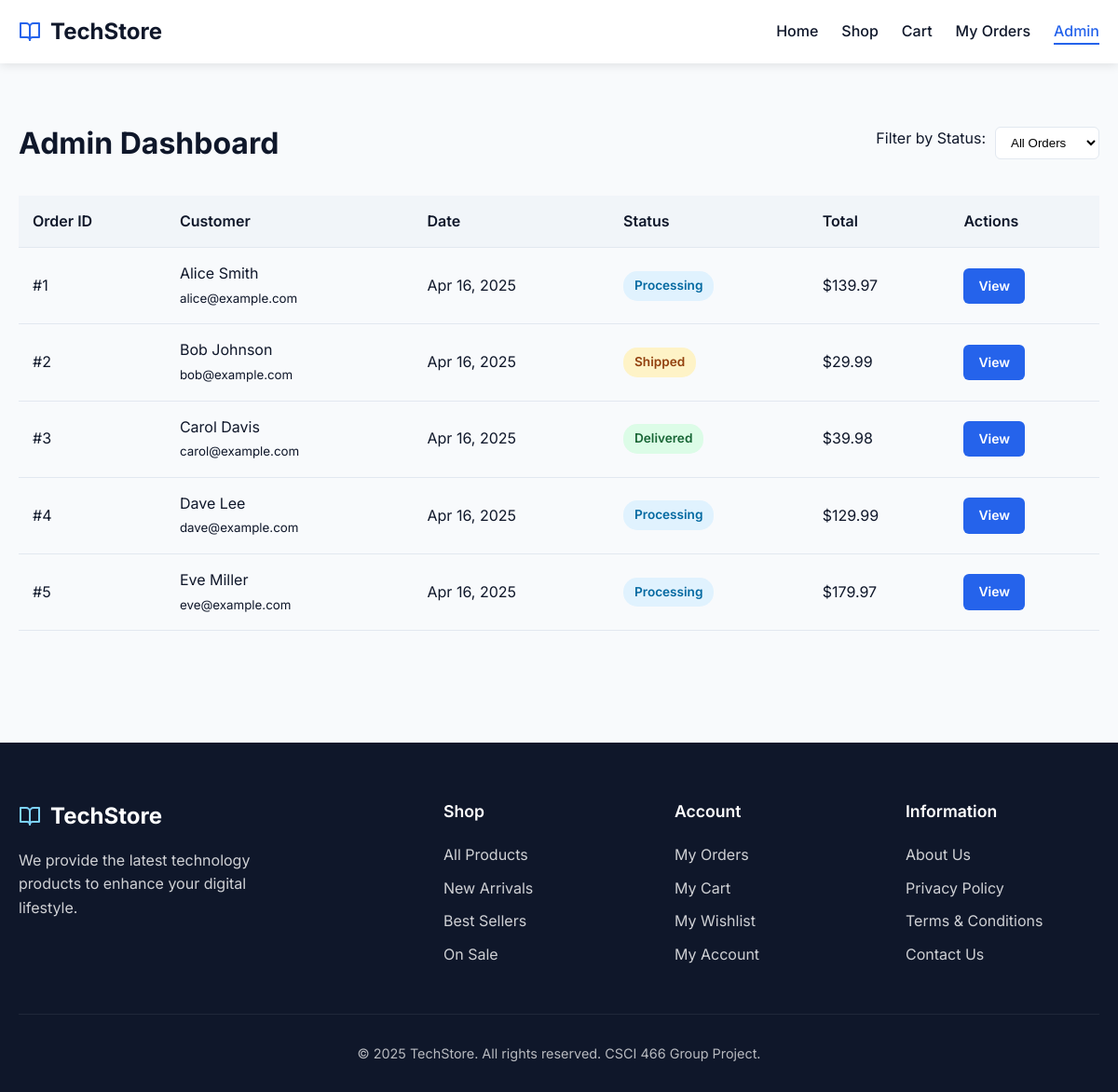
The app's page /website/admin_orders.php with its own data.
### tables this page shows
CREATE TABLE `Order` (
    order_id INT AUTO_INCREMENT PRIMARY KEY,
    customer_id INT NOT NULL,
    order_date DATETIME DEFAULT CURRENT_TIMESTAMP,
    status ENUM('Processing', 'Shipped', 'Delivered') DEFAULT 'Processing',
    total_amount DECIMAL(10,2) NOT NULL,
    FOREIGN KEY (customer_id) REFERENCES Customer(customer_id)
);

CREATE TABLE Customer (
    customer_id INT AUTO_INCREMENT PRIMARY KEY,
    first_name VARCHAR(50) NOT NULL,
    last_name VARCHAR(50) NOT NULL,
    email VARCHAR(100) UNIQUE NOT NULL,
    phone_number VARCHAR(20)
);

### website/admin_orders.php (the view, shortened to what this page needs)
<?php
require 'db_config.php';
$query = "
    SELECT o.order_id, o.order_date, o.status, o.total_amount,
           c.first_name, c.last_name, c.email
      FROM `Order` o
      JOIN Customer c ON o.customer_id = c.customer_id
";
$params = [];
$query .= " ORDER BY o.order_date DESC";
$stmt = $pdo->prepare($query);
$stmt->execute($params);
$orders = $stmt->fetchAll();
?>
<!DOCTYPE html>
<html lang="en">
<head>
  <link rel="stylesheet" href="style.css">
  <link rel="stylesheet" href="https://cdnjs.cloudflare.com/ajax/libs/font-awesome/6.4.0/css/all.min.css">
</head>
<body>
  <header>
    <div class="container">
      <div class="header-content">
        <a href="index.php" class="logo">
          <svg xmlns="http://www.w3.org/2000/svg" width="24" height="24" viewBox="0 0 24 24" fill="none" stroke="currentColor" stroke-width="2" stroke-linecap="round" stroke-linejoin="round">
            <path d="M2 3h6a4 4 0 0 1 4 4v14a3 3 0 0 0-3-3H2z"></path>
            <path d="M22 3h-6a4 4 0 0 0-4 4v14a3 3 0 0 1 3-3h7z"></path>
          </svg>
          TechStore
        </a>
        <nav>
          <ul id="navMenu">
            <li><a href="index.php">Home</a></li>
            <li><a href="product_list.php">Shop</a></li>
            <li><a href="cart.php">Cart</a></li>
            <li><a href="user_orders.php">My Orders</a></li>
            <li><a href="admin_orders.php" class="active">Admin</a></li>
          </ul>
        </nav>
      </div>
    </div>
  </header>
  <div class="section">
    <div class="container">
      <div class="admin-header">
        <h1>Admin Dashboard</h1>
        <div class="admin-filter">
          <label for="statusFilter">Filter by Status:</label>
          <select id="statusFilter" class="filter-select">
            <option value="">All Orders</option>
          </select>
        </div>
      </div>
      <?php if (empty($orders)): ?>
        <p>No orders found.</p>
      <?php else: ?>
        <table class="admin-table">
          <thead>
            <tr>
              <th>Order ID</th>
              <th>Customer</th>
              <th>Date</th>
              <th>Status</th>
              <th>Total</th>
              <th>Actions</th>
            </tr>
          </thead>
          <tbody>
            <?php foreach ($orders as $order): ?>
              <tr>
                <td>#<?= htmlspecialchars($order['order_id']) ?></td>
                <td>
                  <?= htmlspecialchars($order['first_name'] . ' ' . $order['last_name']) ?><br>
                  <small><?= htmlspecialchars($order['email']) ?></small>
                </td>
                <td><?= date('M j, Y', strtotime($order['order_date'])) ?></td>
                <td>
                  <?php
                    $status_class = '';
                    switch ($order['status']) {
                      case 'Processing':
                        $status_class = 'status-processing';
                        break;
                      case 'Shipped':
                        $status_class = 'status-shipped';
                        break;
                      case 'Delivered':
                        $status_class = 'status-delivered';
                        break;
                    }
                  ?>
                  <span class="order-status <?= $status_class ?>">
                    <?= htmlspecialchars($order['status']) ?>
                  </span>
                </td>
                <td>$<?= number_format($order['total_amount'], 2) ?></td>
                <td>
                  <a href="admin_order_detail.php?id=<?= $order['order_id'] ?>" class="btn btn-primary btn-sm">View</a>
                </td>
              </tr>
            <?php endforeach; ?>
          </tbody>
        </table>
      <?php endif; ?>
    </div>
  </div>
  <footer>
    <div class="container">
      <div class="footer-grid">
        <div>
          <div class="footer-logo">
            <svg xmlns="http://www.w3.org/2000/svg" width="24" height="24" viewBox="0 0 24 24" fill="none" stroke="currentColor" stroke-width="2" stroke-linecap="round" stroke-linejoin="round">
              <path d="M2 3h6a4 4 0 0 1 4 4v14a3 3 0 0 0-3-3H2z"></path>
              <path d="M22 3h-6a4 4 0 0 0-4 4v14a3 3 0 0 1 3-3h7z"></path>
            </svg>
            TechStore
          </div>
          <p class="footer-about">We provide the latest technology products to enhance your digital lifestyle.</p>
        </div>
        <div>
          <h3 class="footer-title">Shop</h3>
          <ul class="footer-links">
            <li><a href="product_list.php">All Products</a></li>
            <li><a href="#">New Arrivals</a></li>
            <li><a href="#">Best Sellers</a></li>
            <li><a href="#">On Sale</a></li>
          </ul>
        </div>
        <div>
          <h3 class="footer-title">Account</h3>
          <ul class="footer-links">
            <li><a href="user_orders.php">My Orders</a></li>
            <li><a href="cart.php">My Cart</a></li>
            <li><a href="#">My Wishlist</a></li>
            <li><a href="#">My Account</a></li>
          </ul>
        </div>
        <div>
          <h3 class="footer-title">Information</h3>
          <ul class="footer-links">
            <li><a href="#">About Us</a></li>
            <li><a href="#">Privacy Policy</a></li>
            <li><a href="#">Terms & Conditions</a></li>
            <li><a href="#">Contact Us</a></li>
          </ul>
        </div>
      </div>
      <div class="copyright">
        &copy; 2025 TechStore. All rights reserved. CSCI 466 Group Project.
      </div>
    </div>
  </footer>
</body>
</html>

### website/style.css (style rules this page uses)
:root { --primary: #2563eb; --primary-dark: #1d4ed8; --secondary: #7dd3fc; --accent: #f97316; --dark: #0f172a; --light: #f8fafc; --gray: #64748b; --light-gray: #e2e8f0; --danger: #ef4444; --success: #22c55e; --warning: #f59e0b; }
* { margin: 0; padding: 0; box-sizing: border-box; }
body { font-family: 'Inter', -apple-system, BlinkMacSystemFont, sans-serif; line-height: 1.6; color: var(--dark); background-color: var(--light); }
a { color: var(--primary); text-decoration: none; transition: color 0.2s; }
.container { width: 100%; max-width: 1200px; margin: 0 auto; padding: 0 20px; }
header { background-color: white; box-shadow: 0 2px 10px rgba(0, 0, 0, 0.1); position: sticky; top: 0; z-index: 100; }
.header-content { display: flex; justify-content: space-between; align-items: center; padding: 15px 0; }
.logo { font-size: 1.5rem; font-weight: 700; color: var(--dark); display: flex; align-items: center; }
.logo svg { margin-right: 10px; color: var(--primary); }
nav ul { display: flex; list-style: none; gap: 25px; }
nav li a { color: var(--dark); font-weight: 500; position: relative; }
nav li a.active { color: var(--primary); }
nav li a.active::after { content: ''; position: absolute; bottom: -5px; left: 0; width: 100%; height: 2px; background-color: var(--primary); }
.btn { display: inline-block; padding: 12px 24px; background-color: var(--accent); color: white; font-weight: 600; border-radius: 6px; transition: all 0.2s; border: none; cursor: pointer; text-align: center; }
.btn-primary { background-color: var(--primary); }
.btn-sm { padding: 8px 16px; font-size: 0.875rem; }
.section { padding: 60px 0; }
.filter-select { padding: 8px 12px; border-radius: 6px; border: 1px solid var(--light-gray); background-color: white; cursor: pointer; }
.order-status { display: inline-block; padding: 5px 12px; border-radius: 15px; font-size: 0.85rem; font-weight: 600; }
.status-processing { background-color: #e0f2fe; color: #0369a1; }
.status-shipped { background-color: #fef3c7; color: #92400e; }
.status-delivered { background-color: #dcfce7; color: #166534; }
.admin-header { display: flex; justify-content: space-between; align-items: center; margin-bottom: 30px; }
.admin-filter { display: flex; gap: 10px; }
.admin-table { width: 100%; border-collapse: collapse; }
.admin-table th { text-align: left; padding: 15px; background-color: #f1f5f9; border-bottom: 1px solid var(--light-gray); font-weight: 600; }
.admin-table td { padding: 15px; border-bottom: 1px solid var(--light-gray); }
footer { background-color: var(--dark); color: white; padding: 60px 0 30px; margin-top: 60px; }
.footer-grid { display: grid; grid-template-columns: 2fr 1fr 1fr 1fr; gap: 40px; margin-bottom: 40px; }
.footer-logo { color: white; font-size: 1.5rem; font-weight: 700; margin-bottom: 15px; display: flex; align-items: center; }
.footer-logo svg { margin-right: 10px; color: var(--secondary); }
.footer-about { margin-bottom: 20px; opacity: 0.8; max-width: 300px; }
.footer-title { font-weight: 600; margin-bottom: 20px; font-size: 1.1rem; }
.footer-links { list-style: none; }
.footer-links li { margin-bottom: 10px; }
.footer-links a { color: white; opacity: 0.8; transition: opacity 0.2s; }
.copyright { text-align: center; padding-top: 30px; border-top: 1px solid rgba(255, 255, 255, 0.1); font-size: 0.9rem; opacity: 0.7; }

### records on screen
order: order_id "1", customer.last_name "Alice Smith", customer.email "alice@example.com", order_date "Apr 16, 2025", status "Processing", total_amount "139.97"
order: order_id "2", customer.last_name "Bob Johnson", customer.email "bob@example.com", order_date "Apr 16, 2025", status "Shipped", total_amount "29.99"
order: order_id "3", customer.last_name "Carol Davis", customer.email "carol@example.com", order_date "Apr 16, 2025", status "Delivered", total_amount "39.98"
order: order_id "4", customer.last_name "Dave Lee", customer.email "dave@example.com", order_date "Apr 16, 2025", status "Processing", total_amount "129.99"
order: order_id "5", customer.last_name "Eve Miller", customer.email "eve@example.com", order_date "Apr 16, 2025", status "Processing", total_amount "179.97"
